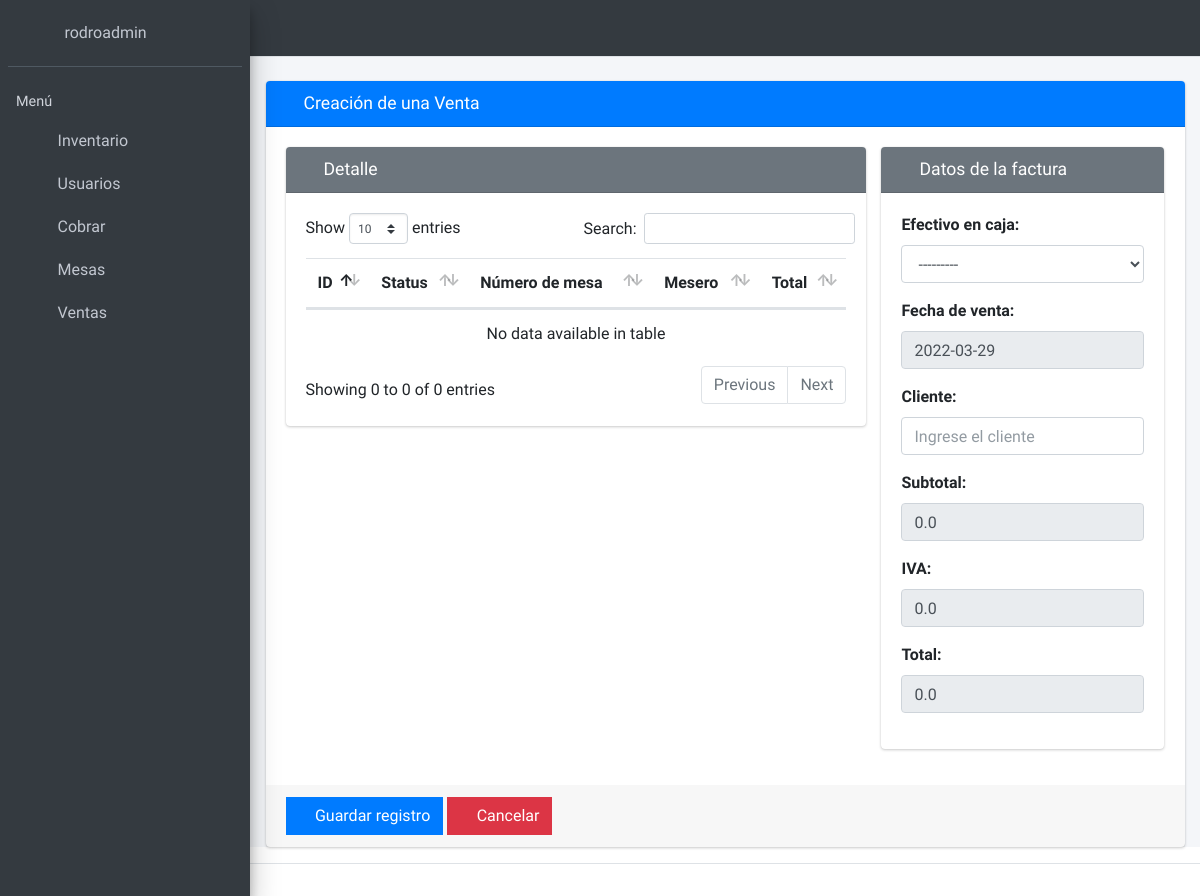
Before: /venta/crear/ (signed in) with the older database file.
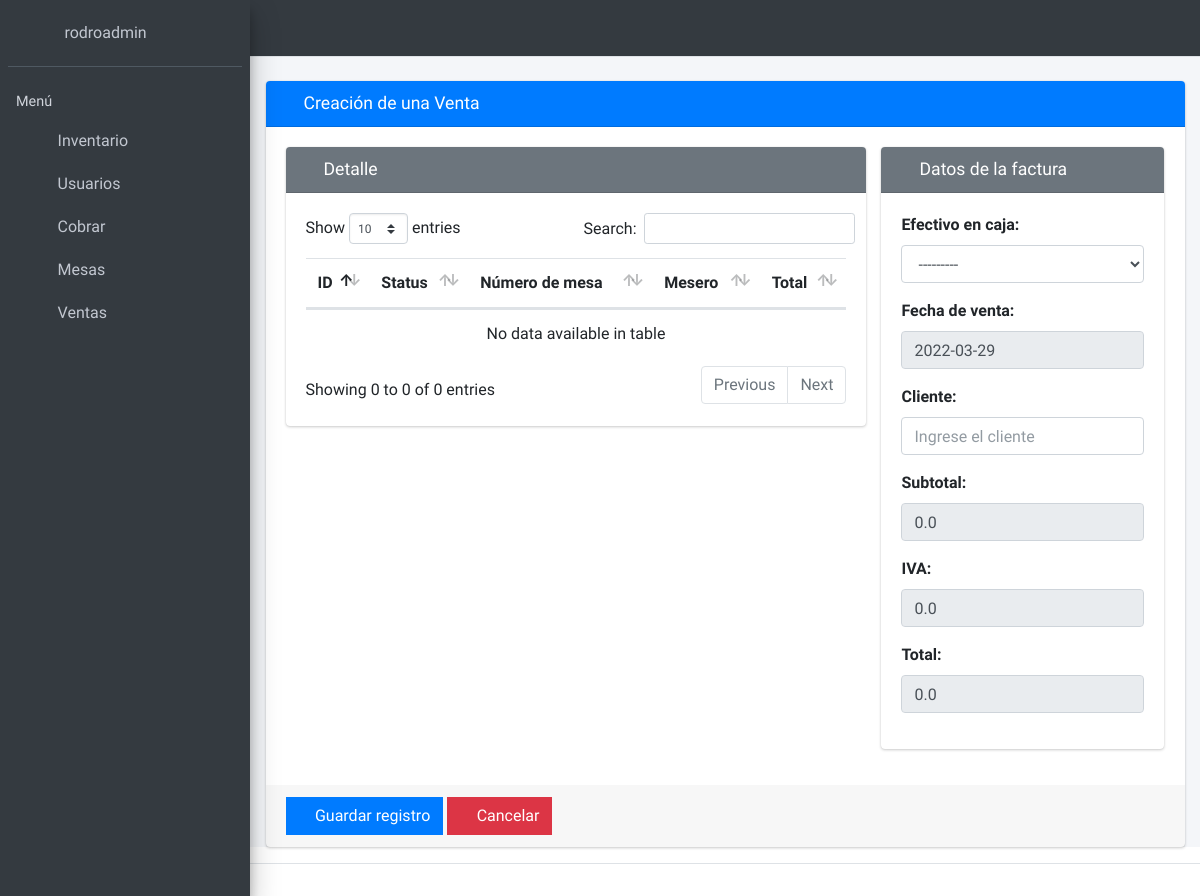
After: the same page with the newer database file.
### general/models.py (models this page shows)
class General(models.Model):
    efectivo_caja = models.DecimalField(default=None, max_digits=9, decimal_places=2, blank=False)
    date_joined = models.DateField(default=datetime.now)
    ingreso_efectivo = models.DecimalField(default=0.00, max_digits=9, decimal_places=2)
    ingreso_tarjeta = models.DecimalField(default=None, max_digits=9, decimal_places=2, blank=False)
    numero_mesas = models.IntegerField(default=None, blank=False)
    propina_tarjeta = models.DecimalField(default=None, max_digits=9, decimal_places=2, blank=False)
    def __str__(self):
        return str(self.efectivo_caja)

### cuenta/views.py (the view, shortened to what this page needs)
# urls.py: path('crear/', SaleCreateView.as_view(), name='crear_cuenta'),
class SaleCreateView(LoginRequiredMixin, ValidatePermissionRequiredMixin, CreateView):
    model = Sale
    form_class = SaleForm
    template_name = 'sale/create.html'
    success_url = reverse_lazy('crear_cuenta')
    permission_required = 'erp.add_sale'
    url_redirect = success_url
    def dispatch(self, request, *args, **kwargs):
        return super().dispatch(request, *args, **kwargs)
    def get_context_data(self, **kwargs):
        context = super().get_context_data(**kwargs)
        context['title'] = 'Creación de una Venta'
        context['entity'] = 'Ventas'
        context['list_url'] = self.success_url
        context['action'] = 'add'
        return context

### inventario/mixins.py (called while the page is built)
    def get_perms(self):
        if isinstance(self.permission_required, str):
            perms = (self.permission_required,)
        else:
            perms = self.permission_required
        return perms

    def dispatch(self, request, *args, **kwargs):
        if request.user.has_perms(self.get_perms()):
            return super().dispatch(request, *args, **kwargs)
        messages.error(request, 'No tiene permiso para ingresar a este módulo')
        return HttpResponseRedirect(self.get_url_redirect())

### templates/sale/create.html (shortened to what the changed rows need)
{% extends 'include/body.html' %}
{% load static %}
{% block head %}
    <link rel="stylesheet" href="{% static 'lib/datatables-1.10.20/css/dataTables.bootstrap4.min.css' %}"/>
    <link rel="stylesheet" href="{% static 'lib/datatables-1.10.20/plugins/responsive-2.2.3/css/responsive.bootstrap4.min.css' %}"/>
    <link href="{% static 'lib/jquery-ui-1.12.1/jquery-ui.min.css' %}" rel="stylesheet"/>
    <link href="{% static 'lib/select2-4.0.13/css/select2.min.css' %}" rel="stylesheet"/>
    <link href="{% static 'lib/select2-4.0.13/css/select2-bootstrap4.min.css' %}" rel="stylesheet"/>
    <link href="{% static 'lib/tempusdominus-bootstrap-4/tempusdominus-bootstrap-4.min.css' %}" rel="stylesheet"/>
    <link href="{% static 'lib/bootstrap-touchspin-4.3.0/jquery.bootstrap-touchspin.css' %}" rel="stylesheet"/>
{% endblock %}
{% block content %}
    <div class="card card-primary">
        <div class="card-body">
            <div class="row">
                <div class="col-lg-8">
                    <div class="card card-secondary">
                        <div class="card-body">
                            <table class="table" id="table_sale">
                                <thead>
                                    <tr>
                                        <th>ID</th>
                                        <th>Status</th>
                                        <th>Número de mesa</th>
                                        <th>Mesero</th>
                                        <th>Total</th>
                                    </tr>
                                </thead>
                            </table>
                        </div>
                    </div>
                </div>
                <div class="col-lg-4">
                    <div class="card card-secondary">
                        <div class="card-body">
                            <div class="form-group">
                                <label>Efectivo en caja:</label>
                                {{ form.efectivo_caja }}
                            </div>
                            <div class="form-group">
                                <label>Fecha de venta:</label>
                                {{ form.date_joined }}
                            </div>
                        </div>
                    </div>
                </div>
            </div>
        </div>
    </div>
{% endblock %}

Changed rows visible on the page:
added General: efectivo_caja "---------"
added General: date_joined "2022-03-29"
Other visible differences:
form field efectivo_caja: "---------" → (not shown)
form field date_joined: "2022-03-29" → (not shown)
